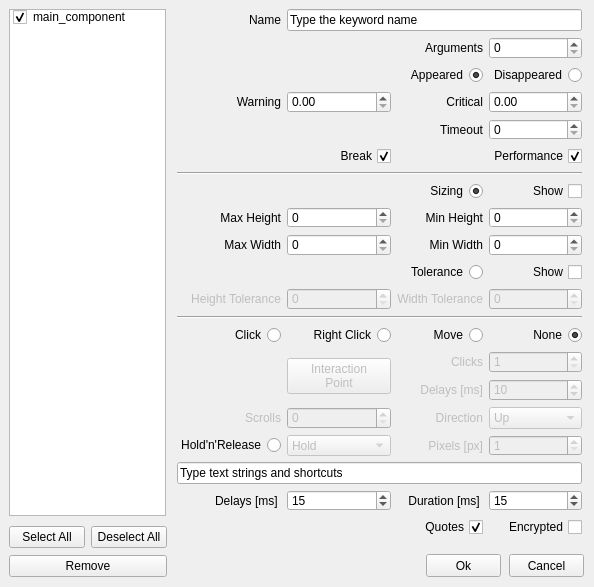
<?xml version="1.0" encoding="UTF-8"?>
<ui version="4.0">
 <class>Form</class>
 <widget class="QWidget" name="Form">
  <property name="geometry">
   <rect>
    <x>0</x>
    <y>0</y>
    <width>594</width>
    <height>587</height>
   </rect>
  </property>
  <property name="windowTitle">
   <string>Alyvix - Rect Finder</string>
  </property>
  <widget class="QPushButton" name="pushButtonCancel">
   <property name="geometry">
    <rect>
     <x>509</x>
     <y>554</y>
     <width>75</width>
     <height>23</height>
    </rect>
   </property>
   <property name="text">
    <string>Cancel</string>
   </property>
  </widget>
  <widget class="QPushButton" name="pushButtonOk">
   <property name="geometry">
    <rect>
     <x>426</x>
     <y>554</y>
     <width>75</width>
     <height>23</height>
    </rect>
   </property>
   <property name="text">
    <string>Ok</string>
   </property>
  </widget>
  <widget class="QListWidget" name="listWidgetBlocks">
   <property name="geometry">
    <rect>
     <x>507</x>
     <y>10000</y>
     <width>81</width>
     <height>321</height>
    </rect>
   </property>
  </widget>
  <widget class="QPushButton" name="pushButtonRemoveBlock">
   <property name="geometry">
    <rect>
     <x>403</x>
     <y>10000</y>
     <width>91</width>
     <height>23</height>
    </rect>
   </property>
   <property name="text">
    <string>Remove Block</string>
   </property>
  </widget>
  <widget class="QSpinBox" name="spinBoxLine">
   <property name="geometry">
    <rect>
     <x>193</x>
     <y>10000</y>
     <width>121</width>
     <height>22</height>
    </rect>
   </property>
   <property name="minimum">
    <number>1</number>
   </property>
   <property name="maximum">
    <number>99999</number>
   </property>
  </widget>
  <widget class="QPushButton" name="pushButtonAddBlock">
   <property name="geometry">
    <rect>
     <x>323</x>
     <y>10000</y>
     <width>71</width>
     <height>23</height>
    </rect>
   </property>
   <property name="text">
    <string>Add Block</string>
   </property>
  </widget>
  <widget class="QLabel" name="label_line">
   <property name="geometry">
    <rect>
     <x>123</x>
     <y>10000</y>
     <width>61</width>
     <height>21</height>
    </rect>
   </property>
   <property name="text">
    <string>Begin Line</string>
   </property>
   <property name="alignment">
    <set>Qt::AlignRight|Qt::AlignTrailing|Qt::AlignVCenter</set>
   </property>
  </widget>
  <widget class="QTextEdit" name="textEditCustomLines">
   <property name="geometry">
    <rect>
     <x>21</x>
     <y>10000</y>
     <width>476</width>
     <height>321</height>
    </rect>
   </property>
   <property name="tabStopWidth">
    <number>80</number>
   </property>
   <property name="acceptRichText">
    <bool>false</bool>
   </property>
  </widget>
  <widget class="QWidget" name="widget" native="true">
   <property name="geometry">
    <rect>
     <x>173</x>
     <y>9</y>
     <width>413</width>
     <height>536</height>
    </rect>
   </property>
   <widget class="QWidget" name="gridLayoutWidget">
    <property name="geometry">
     <rect>
      <x>4</x>
      <y>0</y>
      <width>405</width>
      <height>529</height>
     </rect>
    </property>
    <layout class="QGridLayout" name="gridLayout">
     <item row="19" column="2">
      <widget class="QLabel" name="labelClickDelay">
       <property name="enabled">
        <bool>false</bool>
       </property>
       <property name="text">
        <string>Delays [ms]</string>
       </property>
       <property name="alignment">
        <set>Qt::AlignRight|Qt::AlignTrailing|Qt::AlignVCenter</set>
       </property>
      </widget>
     </item>
     <item row="25" column="2">
      <widget class="QLabel" name="labelSendKeysDuration">
       <property name="text">
        <string>Duration [ms] </string>
       </property>
       <property name="alignment">
        <set>Qt::AlignRight|Qt::AlignTrailing|Qt::AlignVCenter</set>
       </property>
      </widget>
     </item>
     <item row="8" column="1">
      <widget class="QSpinBox" name="max_height_spinbox">
       <property name="maximum">
        <number>9999</number>
       </property>
      </widget>
     </item>
     <item row="9" column="1">
      <widget class="QSpinBox" name="max_width_spinbox">
       <property name="maximum">
        <number>9999</number>
       </property>
      </widget>
     </item>
     <item row="8" column="0">
      <widget class="QLabel" name="max_height_label">
       <property name="text">
        <string>Max Height</string>
       </property>
       <property name="alignment">
        <set>Qt::AlignRight|Qt::AlignTrailing|Qt::AlignVCenter</set>
       </property>
      </widget>
     </item>
     <item row="25" column="0">
      <widget class="QLabel" name="labelSendKeysDelay">
       <property name="text">
        <string>Delays [ms] </string>
       </property>
       <property name="alignment">
        <set>Qt::AlignRight|Qt::AlignTrailing|Qt::AlignVCenter</set>
       </property>
      </widget>
     </item>
     <item row="7" column="2">
      <widget class="QRadioButton" name="use_min_max">
       <property name="layoutDirection">
        <enum>Qt::RightToLeft</enum>
       </property>
       <property name="text">
        <string>Sizing</string>
       </property>
       <property name="checked">
        <bool>true</bool>
       </property>
       <attribute name="buttonGroup">
        <string notr="true">buttonGroup</string>
       </attribute>
      </widget>
     </item>
     <item row="10" column="3">
      <widget class="QCheckBox" name="show_tolerance">
       <property name="layoutDirection">
        <enum>Qt::RightToLeft</enum>
       </property>
       <property name="text">
        <string>Show</string>
       </property>
      </widget>
     </item>
     <item row="8" column="2">
      <widget class="QLabel" name="min_height_label">
       <property name="text">
        <string>Min Height</string>
       </property>
       <property name="alignment">
        <set>Qt::AlignRight|Qt::AlignTrailing|Qt::AlignVCenter</set>
       </property>
      </widget>
     </item>
     <item row="9" column="2">
      <widget class="QLabel" name="min_width_label">
       <property name="text">
        <string>Min Width</string>
       </property>
       <property name="alignment">
        <set>Qt::AlignRight|Qt::AlignTrailing|Qt::AlignVCenter</set>
       </property>
      </widget>
     </item>
     <item row="0" column="1" colspan="3">
      <widget class="QLineEdit" name="namelineedit">
       <property name="text">
        <string>Type the keyword name</string>
       </property>
      </widget>
     </item>
     <item row="21" column="2">
      <widget class="QLabel" name="labelPixels">
       <property name="enabled">
        <bool>false</bool>
       </property>
       <property name="text">
        <string>Pixels [px]</string>
       </property>
       <property name="alignment">
        <set>Qt::AlignRight|Qt::AlignTrailing|Qt::AlignVCenter</set>
       </property>
      </widget>
     </item>
     <item row="20" column="1">
      <widget class="QSpinBox" name="spinBoxScrolls">
       <property name="enabled">
        <bool>false</bool>
       </property>
      </widget>
     </item>
     <item row="20" column="0">
      <widget class="QLabel" name="scrollsLabel">
       <property name="enabled">
        <bool>false</bool>
       </property>
       <property name="text">
        <string>Scrolls</string>
       </property>
       <property name="alignment">
        <set>Qt::AlignRight|Qt::AlignTrailing|Qt::AlignVCenter</set>
       </property>
      </widget>
     </item>
     <item row="0" column="0">
      <widget class="QLabel" name="labelName">
       <property name="layoutDirection">
        <enum>Qt::LeftToRight</enum>
       </property>
       <property name="text">
        <string>Name</string>
       </property>
       <property name="alignment">
        <set>Qt::AlignRight|Qt::AlignTrailing|Qt::AlignVCenter</set>
       </property>
      </widget>
     </item>
     <item row="21" column="0">
      <widget class="QRadioButton" name="holdreleaseRadio">
       <property name="layoutDirection">
        <enum>Qt::RightToLeft</enum>
       </property>
       <property name="text">
        <string>Hold'n'Release</string>
       </property>
       <attribute name="buttonGroup">
        <string notr="true">buttonGroup_2</string>
       </attribute>
      </widget>
     </item>
     <item row="20" column="3">
      <widget class="QComboBox" name="comboBoxScrolls">
       <property name="enabled">
        <bool>false</bool>
       </property>
       <item>
        <property name="text">
         <string>Up</string>
        </property>
       </item>
       <item>
        <property name="text">
         <string>Down</string>
        </property>
       </item>
       <item>
        <property name="text">
         <string>Left</string>
        </property>
       </item>
       <item>
        <property name="text">
         <string>Right</string>
        </property>
       </item>
      </widget>
     </item>
     <item row="20" column="2">
      <widget class="QLabel" name="labelDirectionScroll">
       <property name="enabled">
        <bool>false</bool>
       </property>
       <property name="layoutDirection">
        <enum>Qt::LeftToRight</enum>
       </property>
       <property name="text">
        <string>Direction</string>
       </property>
       <property name="alignment">
        <set>Qt::AlignRight|Qt::AlignTrailing|Qt::AlignVCenter</set>
       </property>
      </widget>
     </item>
     <item row="11" column="1">
      <widget class="QSpinBox" name="height_tolerance_spinbox">
       <property name="enabled">
        <bool>false</bool>
       </property>
       <property name="maximum">
        <number>999</number>
       </property>
      </widget>
     </item>
     <item row="17" column="0">
      <widget class="QRadioButton" name="clickRadio">
       <property name="layoutDirection">
        <enum>Qt::RightToLeft</enum>
       </property>
       <property name="text">
        <string>Click</string>
       </property>
       <property name="checked">
        <bool>false</bool>
       </property>
       <attribute name="buttonGroup">
        <string notr="true">buttonGroup_2</string>
       </attribute>
      </widget>
     </item>
     <item row="24" column="0" colspan="4">
      <widget class="QLineEdit" name="inserttext">
       <property name="text">
        <string>Type text strings and shortcuts</string>
       </property>
      </widget>
     </item>
     <item row="8" column="3">
      <widget class="QSpinBox" name="min_height_spinbox">
       <property name="maximum">
        <number>9999</number>
       </property>
      </widget>
     </item>
     <item row="26" column="2">
      <widget class="QCheckBox" name="add_quotes">
       <property name="layoutDirection">
        <enum>Qt::RightToLeft</enum>
       </property>
       <property name="text">
        <string>Quotes</string>
       </property>
       <property name="checked">
        <bool>true</bool>
       </property>
      </widget>
     </item>
     <item row="11" column="3">
      <widget class="QSpinBox" name="width_tolerance_spinbox">
       <property name="enabled">
        <bool>false</bool>
       </property>
       <property name="maximum">
        <number>999</number>
       </property>
      </widget>
     </item>
     <item row="6" column="0" colspan="4">
      <widget class="Line" name="line_3">
       <property name="orientation">
        <enum>Qt::Horizontal</enum>
       </property>
      </widget>
     </item>
     <item row="17" column="3">
      <widget class="QRadioButton" name="dontclickRadio">
       <property name="layoutDirection">
        <enum>Qt::RightToLeft</enum>
       </property>
       <property name="text">
        <string>None</string>
       </property>
       <property name="checked">
        <bool>true</bool>
       </property>
       <attribute name="buttonGroup">
        <string notr="true">buttonGroup_2</string>
       </attribute>
      </widget>
     </item>
     <item row="17" column="1">
      <widget class="QRadioButton" name="rightclickRadio">
       <property name="layoutDirection">
        <enum>Qt::RightToLeft</enum>
       </property>
       <property name="text">
        <string>Right Click</string>
       </property>
       <attribute name="buttonGroup">
        <string notr="true">buttonGroup_2</string>
       </attribute>
      </widget>
     </item>
     <item row="7" column="3">
      <widget class="QCheckBox" name="show_min_max">
       <property name="layoutDirection">
        <enum>Qt::RightToLeft</enum>
       </property>
       <property name="text">
        <string>Show</string>
       </property>
      </widget>
     </item>
     <item row="21" column="3">
      <widget class="QSpinBox" name="holdreleaseSpinBox">
       <property name="enabled">
        <bool>false</bool>
       </property>
       <property name="minimum">
        <number>1</number>
       </property>
       <property name="maximum">
        <number>9999</number>
       </property>
      </widget>
     </item>
     <item row="25" column="3">
      <widget class="QSpinBox" name="spinBoxSendKeysDuration">
       <property name="maximum">
        <number>60000</number>
       </property>
       <property name="value">
        <number>15</number>
       </property>
      </widget>
     </item>
     <item row="18" column="1" rowspan="2">
      <widget class="QPushButton" name="pushButtonXYoffset">
       <property name="enabled">
        <bool>false</bool>
       </property>
       <property name="text">
        <string>Interaction
Point</string>
       </property>
      </widget>
     </item>
     <item row="17" column="2">
      <widget class="QRadioButton" name="movemouseRadio">
       <property name="layoutDirection">
        <enum>Qt::RightToLeft</enum>
       </property>
       <property name="text">
        <string>Move</string>
       </property>
       <property name="checked">
        <bool>false</bool>
       </property>
       <attribute name="buttonGroup">
        <string notr="true">buttonGroup_2</string>
       </attribute>
      </widget>
     </item>
     <item row="19" column="3">
      <widget class="QSpinBox" name="clickdelay_spinbox">
       <property name="enabled">
        <bool>false</bool>
       </property>
       <property name="minimum">
        <number>1</number>
       </property>
       <property name="maximum">
        <number>60000</number>
       </property>
       <property name="value">
        <number>10</number>
       </property>
      </widget>
     </item>
     <item row="16" column="0" colspan="4">
      <widget class="Line" name="line_10">
       <property name="orientation">
        <enum>Qt::Horizontal</enum>
       </property>
      </widget>
     </item>
     <item row="11" column="2">
      <widget class="QLabel" name="width_tolerance_label">
       <property name="enabled">
        <bool>false</bool>
       </property>
       <property name="text">
        <string>Width Tolerance</string>
       </property>
       <property name="alignment">
        <set>Qt::AlignRight|Qt::AlignTrailing|Qt::AlignVCenter</set>
       </property>
      </widget>
     </item>
     <item row="18" column="2">
      <widget class="QLabel" name="labelClickNumber">
       <property name="enabled">
        <bool>false</bool>
       </property>
       <property name="text">
        <string>Clicks</string>
       </property>
       <property name="alignment">
        <set>Qt::AlignRight|Qt::AlignTrailing|Qt::AlignVCenter</set>
       </property>
      </widget>
     </item>
     <item row="9" column="0">
      <widget class="QLabel" name="max_width_label">
       <property name="text">
        <string>Max Width</string>
       </property>
       <property name="alignment">
        <set>Qt::AlignRight|Qt::AlignTrailing|Qt::AlignVCenter</set>
       </property>
      </widget>
     </item>
     <item row="11" column="0">
      <widget class="QLabel" name="height_tolerance_label">
       <property name="enabled">
        <bool>false</bool>
       </property>
       <property name="text">
        <string>Height Tolerance</string>
       </property>
       <property name="alignment">
        <set>Qt::AlignRight|Qt::AlignTrailing|Qt::AlignVCenter</set>
       </property>
      </widget>
     </item>
     <item row="25" column="1">
      <widget class="QSpinBox" name="spinBoxSendKeysDelay">
       <property name="maximum">
        <number>60000</number>
       </property>
       <property name="value">
        <number>15</number>
       </property>
      </widget>
     </item>
     <item row="21" column="1">
      <widget class="QComboBox" name="holdreleaseComboBox">
       <property name="enabled">
        <bool>false</bool>
       </property>
       <item>
        <property name="text">
         <string>Hold</string>
        </property>
       </item>
       <item>
        <property name="text">
         <string>Release</string>
        </property>
       </item>
       <item>
        <property name="text">
         <string>Release Up</string>
        </property>
       </item>
       <item>
        <property name="text">
         <string>Release Down</string>
        </property>
       </item>
       <item>
        <property name="text">
         <string>Release Left</string>
        </property>
       </item>
       <item>
        <property name="text">
         <string>Release Right</string>
        </property>
       </item>
      </widget>
     </item>
     <item row="10" column="2">
      <widget class="QRadioButton" name="use_tolerance">
       <property name="layoutDirection">
        <enum>Qt::RightToLeft</enum>
       </property>
       <property name="text">
        <string>Tolerance</string>
       </property>
       <attribute name="buttonGroup">
        <string notr="true">buttonGroup</string>
       </attribute>
      </widget>
     </item>
     <item row="18" column="3">
      <widget class="QSpinBox" name="clicknumber_spinbox">
       <property name="enabled">
        <bool>false</bool>
       </property>
       <property name="minimum">
        <number>1</number>
       </property>
      </widget>
     </item>
     <item row="26" column="3">
      <widget class="QCheckBox" name="text_encrypted">
       <property name="layoutDirection">
        <enum>Qt::RightToLeft</enum>
       </property>
       <property name="text">
        <string>Encrypted</string>
       </property>
       <property name="checked">
        <bool>false</bool>
       </property>
      </widget>
     </item>
     <item row="9" column="3">
      <widget class="QSpinBox" name="min_width_spinbox">
       <property name="maximum">
        <number>9999</number>
       </property>
      </widget>
     </item>
     <item row="2" column="3">
      <widget class="QRadioButton" name="wait_disapp_radio">
       <property name="layoutDirection">
        <enum>Qt::RightToLeft</enum>
       </property>
       <property name="text">
        <string>Disappeared</string>
       </property>
       <property name="checked">
        <bool>false</bool>
       </property>
       <attribute name="buttonGroup">
        <string notr="true">buttonGroup_3</string>
       </attribute>
      </widget>
     </item>
     <item row="2" column="2">
      <widget class="QRadioButton" name="wait_radio">
       <property name="layoutDirection">
        <enum>Qt::RightToLeft</enum>
       </property>
       <property name="text">
        <string>Appeared</string>
       </property>
       <property name="checked">
        <bool>true</bool>
       </property>
       <attribute name="buttonGroup">
        <string notr="true">buttonGroup_3</string>
       </attribute>
      </widget>
     </item>
     <item row="3" column="0">
      <widget class="QLabel" name="labelWarning">
       <property name="text">
        <string>Warning</string>
       </property>
       <property name="alignment">
        <set>Qt::AlignRight|Qt::AlignTrailing|Qt::AlignVCenter</set>
       </property>
      </widget>
     </item>
     <item row="5" column="2" colspan="2">
      <widget class="QCheckBox" name="checkBoxEnablePerformance">
       <property name="layoutDirection">
        <enum>Qt::RightToLeft</enum>
       </property>
       <property name="text">
        <string>Performance</string>
       </property>
       <property name="checked">
        <bool>true</bool>
       </property>
      </widget>
     </item>
     <item row="3" column="2">
      <widget class="QLabel" name="labelCritical">
       <property name="text">
        <string>Critical</string>
       </property>
       <property name="alignment">
        <set>Qt::AlignRight|Qt::AlignTrailing|Qt::AlignVCenter</set>
       </property>
      </widget>
     </item>
     <item row="4" column="3">
      <widget class="QSpinBox" name="timeout_spinbox">
       <property name="maximum">
        <number>999999</number>
       </property>
      </widget>
     </item>
     <item row="4" column="2">
      <widget class="QLabel" name="timeout_label">
       <property name="text">
        <string>Timeout</string>
       </property>
       <property name="alignment">
        <set>Qt::AlignRight|Qt::AlignTrailing|Qt::AlignVCenter</set>
       </property>
      </widget>
     </item>
     <item row="3" column="3">
      <widget class="QDoubleSpinBox" name="doubleSpinBoxCritical">
       <property name="maximum">
        <double>9999.989999999999782</double>
       </property>
       <property name="singleStep">
        <double>1.000000000000000</double>
       </property>
      </widget>
     </item>
     <item row="5" column="0" colspan="2">
      <widget class="QCheckBox" name="timeout_exception">
       <property name="layoutDirection">
        <enum>Qt::RightToLeft</enum>
       </property>
       <property name="text">
        <string>Break</string>
       </property>
       <property name="checked">
        <bool>true</bool>
       </property>
      </widget>
     </item>
     <item row="3" column="1">
      <widget class="QDoubleSpinBox" name="doubleSpinBoxWarning">
       <property name="maximum">
        <double>9999.989999999999782</double>
       </property>
       <property name="singleStep">
        <double>1.000000000000000</double>
       </property>
      </widget>
     </item>
     <item row="1" column="3">
      <widget class="QSpinBox" name="spinBoxArgs"/>
     </item>
     <item row="1" column="2">
      <widget class="QLabel" name="labelArgs">
       <property name="text">
        <string>Arguments</string>
       </property>
       <property name="alignment">
        <set>Qt::AlignRight|Qt::AlignTrailing|Qt::AlignVCenter</set>
       </property>
      </widget>
     </item>
    </layout>
   </widget>
  </widget>
  <widget class="QListWidget" name="listWidget">
   <property name="geometry">
    <rect>
     <x>9</x>
     <y>9</y>
     <width>157</width>
     <height>507</height>
    </rect>
   </property>
   <property name="selectionMode">
    <enum>QAbstractItemView::SingleSelection</enum>
   </property>
   <item>
    <property name="text">
     <string>main_component</string>
    </property>
    <property name="checkState">
     <enum>Checked</enum>
    </property>
   </item>
  </widget>
  <widget class="QWidget" name="widget_2" native="true">
   <property name="geometry">
    <rect>
     <x>173</x>
     <y>9000</y>
     <width>414</width>
     <height>381</height>
    </rect>
   </property>
   <widget class="QWidget" name="gridLayoutWidget_2">
    <property name="geometry">
     <rect>
      <x>4</x>
      <y>0</y>
      <width>408</width>
      <height>368</height>
     </rect>
    </property>
    <layout class="QGridLayout" name="gridLayout_2">
     <item row="1" column="0">
      <widget class="QLabel" name="max_height_label_2">
       <property name="text">
        <string>Max Height</string>
       </property>
       <property name="alignment">
        <set>Qt::AlignRight|Qt::AlignTrailing|Qt::AlignVCenter</set>
       </property>
      </widget>
     </item>
     <item row="6" column="2">
      <widget class="QRadioButton" name="movemouseRadio_2">
       <property name="layoutDirection">
        <enum>Qt::RightToLeft</enum>
       </property>
       <property name="text">
        <string>Move</string>
       </property>
       <property name="checked">
        <bool>false</bool>
       </property>
       <attribute name="buttonGroup">
        <string notr="true">buttonGroup_5</string>
       </attribute>
      </widget>
     </item>
     <item row="14" column="2">
      <widget class="QCheckBox" name="add_quotes_2">
       <property name="layoutDirection">
        <enum>Qt::RightToLeft</enum>
       </property>
       <property name="text">
        <string>Quotes</string>
       </property>
       <property name="checked">
        <bool>true</bool>
       </property>
      </widget>
     </item>
     <item row="2" column="2">
      <widget class="QLabel" name="min_width_label_2">
       <property name="text">
        <string>Min Width</string>
       </property>
       <property name="alignment">
        <set>Qt::AlignRight|Qt::AlignTrailing|Qt::AlignVCenter</set>
       </property>
      </widget>
     </item>
     <item row="1" column="1">
      <widget class="QSpinBox" name="max_height_spinbox_2">
       <property name="maximum">
        <number>9999</number>
       </property>
      </widget>
     </item>
     <item row="6" column="3">
      <widget class="QRadioButton" name="dontclickRadio_2">
       <property name="layoutDirection">
        <enum>Qt::RightToLeft</enum>
       </property>
       <property name="text">
        <string>None</string>
       </property>
       <property name="checked">
        <bool>true</bool>
       </property>
       <attribute name="buttonGroup">
        <string notr="true">buttonGroup_5</string>
       </attribute>
      </widget>
     </item>
     <item row="1" column="2">
      <widget class="QLabel" name="min_height_label_2">
       <property name="text">
        <string>Min Height</string>
       </property>
       <property name="alignment">
        <set>Qt::AlignRight|Qt::AlignTrailing|Qt::AlignVCenter</set>
       </property>
      </widget>
     </item>
     <item row="2" column="0">
      <widget class="QLabel" name="max_width_label_2">
       <property name="text">
        <string>Max Width</string>
       </property>
       <property name="alignment">
        <set>Qt::AlignRight|Qt::AlignTrailing|Qt::AlignVCenter</set>
       </property>
      </widget>
     </item>
     <item row="4" column="3">
      <widget class="QSpinBox" name="width_tolerance_spinbox_2">
       <property name="enabled">
        <bool>false</bool>
       </property>
       <property name="maximum">
        <number>999</number>
       </property>
      </widget>
     </item>
     <item row="8" column="3">
      <widget class="QSpinBox" name="clickdelay_spinbox_2">
       <property name="enabled">
        <bool>false</bool>
       </property>
       <property name="minimum">
        <number>1</number>
       </property>
       <property name="maximum">
        <number>60000</number>
       </property>
       <property name="value">
        <number>10</number>
       </property>
      </widget>
     </item>
     <item row="6" column="0">
      <widget class="QRadioButton" name="clickRadio_2">
       <property name="layoutDirection">
        <enum>Qt::RightToLeft</enum>
       </property>
       <property name="text">
        <string>Click</string>
       </property>
       <property name="checked">
        <bool>false</bool>
       </property>
       <attribute name="buttonGroup">
        <string notr="true">buttonGroup_5</string>
       </attribute>
      </widget>
     </item>
     <item row="2" column="3">
      <widget class="QSpinBox" name="min_width_spinbox_2">
       <property name="maximum">
        <number>9999</number>
       </property>
      </widget>
     </item>
     <item row="7" column="1" rowspan="2">
      <widget class="QPushButton" name="pushButtonXYoffset_2">
       <property name="enabled">
        <bool>false</bool>
       </property>
       <property name="text">
        <string>Interaction
Point</string>
       </property>
      </widget>
     </item>
     <item row="3" column="3">
      <widget class="QCheckBox" name="show_tolerance_2">
       <property name="layoutDirection">
        <enum>Qt::RightToLeft</enum>
       </property>
       <property name="text">
        <string>Show</string>
       </property>
      </widget>
     </item>
     <item row="6" column="1">
      <widget class="QRadioButton" name="rightclickRadio_2">
       <property name="layoutDirection">
        <enum>Qt::RightToLeft</enum>
       </property>
       <property name="text">
        <string>Right Click</string>
       </property>
       <attribute name="buttonGroup">
        <string notr="true">buttonGroup_5</string>
       </attribute>
      </widget>
     </item>
     <item row="0" column="3">
      <widget class="QCheckBox" name="show_min_max_2">
       <property name="layoutDirection">
        <enum>Qt::RightToLeft</enum>
       </property>
       <property name="text">
        <string>Show</string>
       </property>
      </widget>
     </item>
     <item row="7" column="2">
      <widget class="QLabel" name="labelClickNumber_2">
       <property name="enabled">
        <bool>false</bool>
       </property>
       <property name="text">
        <string>Clicks</string>
       </property>
       <property name="alignment">
        <set>Qt::AlignRight|Qt::AlignTrailing|Qt::AlignVCenter</set>
       </property>
      </widget>
     </item>
     <item row="4" column="0">
      <widget class="QLabel" name="height_tolerance_label_2">
       <property name="enabled">
        <bool>false</bool>
       </property>
       <property name="text">
        <string>Height Tolerance</string>
       </property>
       <property name="alignment">
        <set>Qt::AlignRight|Qt::AlignTrailing|Qt::AlignVCenter</set>
       </property>
      </widget>
     </item>
     <item row="3" column="2">
      <widget class="QRadioButton" name="use_tolerance_2">
       <property name="layoutDirection">
        <enum>Qt::RightToLeft</enum>
       </property>
       <property name="text">
        <string>Tolerance</string>
       </property>
       <attribute name="buttonGroup">
        <string notr="true">buttonGroup_4</string>
       </attribute>
      </widget>
     </item>
     <item row="10" column="3">
      <widget class="QSpinBox" name="holdreleaseSpinBox_2">
       <property name="enabled">
        <bool>false</bool>
       </property>
       <property name="minimum">
        <number>1</number>
       </property>
       <property name="maximum">
        <number>9999</number>
       </property>
      </widget>
     </item>
     <item row="8" column="2">
      <widget class="QLabel" name="labelClickDelay_2">
       <property name="enabled">
        <bool>false</bool>
       </property>
       <property name="text">
        <string>Delays [ms]</string>
       </property>
       <property name="alignment">
        <set>Qt::AlignRight|Qt::AlignTrailing|Qt::AlignVCenter</set>
       </property>
      </widget>
     </item>
     <item row="0" column="2">
      <widget class="QRadioButton" name="use_min_max_2">
       <property name="layoutDirection">
        <enum>Qt::RightToLeft</enum>
       </property>
       <property name="text">
        <string>Sizing</string>
       </property>
       <property name="checked">
        <bool>true</bool>
       </property>
       <attribute name="buttonGroup">
        <string notr="true">buttonGroup_4</string>
       </attribute>
      </widget>
     </item>
     <item row="1" column="3">
      <widget class="QSpinBox" name="min_height_spinbox_2">
       <property name="maximum">
        <number>9999</number>
       </property>
      </widget>
     </item>
     <item row="13" column="1">
      <widget class="QSpinBox" name="spinBoxSendKeysDelay_2">
       <property name="maximum">
        <number>60000</number>
       </property>
       <property name="value">
        <number>15</number>
       </property>
      </widget>
     </item>
     <item row="13" column="3">
      <widget class="QSpinBox" name="spinBoxSendKeysDuration_2">
       <property name="maximum">
        <number>60000</number>
       </property>
       <property name="value">
        <number>15</number>
       </property>
      </widget>
     </item>
     <item row="5" column="0" colspan="4">
      <widget class="Line" name="line_6">
       <property name="orientation">
        <enum>Qt::Horizontal</enum>
       </property>
      </widget>
     </item>
     <item row="12" column="0" colspan="4">
      <widget class="QLineEdit" name="inserttext_2">
       <property name="text">
        <string>Type text strings and shortcuts</string>
       </property>
      </widget>
     </item>
     <item row="10" column="1">
      <widget class="QComboBox" name="holdreleaseComboBox_2">
       <property name="enabled">
        <bool>false</bool>
       </property>
       <item>
        <property name="text">
         <string>Hold</string>
        </property>
       </item>
       <item>
        <property name="text">
         <string>Release</string>
        </property>
       </item>
       <item>
        <property name="text">
         <string>Release Up</string>
        </property>
       </item>
       <item>
        <property name="text">
         <string>Release Down</string>
        </property>
       </item>
       <item>
        <property name="text">
         <string>Release Left</string>
        </property>
       </item>
       <item>
        <property name="text">
         <string>Release Right</string>
        </property>
       </item>
      </widget>
     </item>
     <item row="14" column="3">
      <widget class="QCheckBox" name="text_encrypted_2">
       <property name="layoutDirection">
        <enum>Qt::RightToLeft</enum>
       </property>
       <property name="text">
        <string>Encrypted</string>
       </property>
       <property name="checked">
        <bool>false</bool>
       </property>
      </widget>
     </item>
     <item row="10" column="2">
      <widget class="QLabel" name="labelPixels_2">
       <property name="enabled">
        <bool>false</bool>
       </property>
       <property name="text">
        <string>Pixels [px]</string>
       </property>
       <property name="alignment">
        <set>Qt::AlignRight|Qt::AlignTrailing|Qt::AlignVCenter</set>
       </property>
      </widget>
     </item>
     <item row="10" column="0">
      <widget class="QRadioButton" name="holdreleaseRadio_2">
       <property name="layoutDirection">
        <enum>Qt::RightToLeft</enum>
       </property>
       <property name="text">
        <string>Hold'n'Release</string>
       </property>
       <attribute name="buttonGroup">
        <string notr="true">buttonGroup_5</string>
       </attribute>
      </widget>
     </item>
     <item row="4" column="2">
      <widget class="QLabel" name="width_tolerance_label_2">
       <property name="enabled">
        <bool>false</bool>
       </property>
       <property name="text">
        <string>Width Tolerance</string>
       </property>
       <property name="alignment">
        <set>Qt::AlignRight|Qt::AlignTrailing|Qt::AlignVCenter</set>
       </property>
      </widget>
     </item>
     <item row="13" column="2">
      <widget class="QLabel" name="labelSendKeysDuration_2">
       <property name="layoutDirection">
        <enum>Qt::LeftToRight</enum>
       </property>
       <property name="text">
        <string>Duration [ms] </string>
       </property>
       <property name="alignment">
        <set>Qt::AlignRight|Qt::AlignTrailing|Qt::AlignVCenter</set>
       </property>
      </widget>
     </item>
     <item row="4" column="1">
      <widget class="QSpinBox" name="height_tolerance_spinbox_2">
       <property name="enabled">
        <bool>false</bool>
       </property>
       <property name="maximum">
        <number>999</number>
       </property>
      </widget>
     </item>
     <item row="13" column="0">
      <widget class="QLabel" name="labelSendKeysDelay_2">
       <property name="layoutDirection">
        <enum>Qt::LeftToRight</enum>
       </property>
       <property name="text">
        <string>Delays [ms] </string>
       </property>
       <property name="alignment">
        <set>Qt::AlignRight|Qt::AlignTrailing|Qt::AlignVCenter</set>
       </property>
      </widget>
     </item>
     <item row="7" column="3">
      <widget class="QSpinBox" name="clicknumber_spinbox_2">
       <property name="enabled">
        <bool>false</bool>
       </property>
       <property name="minimum">
        <number>1</number>
       </property>
      </widget>
     </item>
     <item row="2" column="1">
      <widget class="QSpinBox" name="max_width_spinbox_2">
       <property name="maximum">
        <number>9999</number>
       </property>
      </widget>
     </item>
     <item row="9" column="0">
      <widget class="QLabel" name="scrollsLabel_2">
       <property name="enabled">
        <bool>false</bool>
       </property>
       <property name="text">
        <string>Scrolls</string>
       </property>
       <property name="alignment">
        <set>Qt::AlignRight|Qt::AlignTrailing|Qt::AlignVCenter</set>
       </property>
      </widget>
     </item>
     <item row="9" column="1">
      <widget class="QSpinBox" name="spinBoxScrolls_2">
       <property name="enabled">
        <bool>false</bool>
       </property>
      </widget>
     </item>
     <item row="9" column="3">
      <widget class="QComboBox" name="comboBoxScrolls_2">
       <property name="enabled">
        <bool>false</bool>
       </property>
       <item>
        <property name="text">
         <string>Up</string>
        </property>
       </item>
       <item>
        <property name="text">
         <string>Down</string>
        </property>
       </item>
       <item>
        <property name="text">
         <string>Left</string>
        </property>
       </item>
       <item>
        <property name="text">
         <string>Right</string>
        </property>
       </item>
      </widget>
     </item>
     <item row="9" column="2">
      <widget class="QLabel" name="labelDirectionScroll_2">
       <property name="enabled">
        <bool>false</bool>
       </property>
       <property name="layoutDirection">
        <enum>Qt::LeftToRight</enum>
       </property>
       <property name="text">
        <string>Direction</string>
       </property>
       <property name="alignment">
        <set>Qt::AlignRight|Qt::AlignTrailing|Qt::AlignVCenter</set>
       </property>
      </widget>
     </item>
    </layout>
   </widget>
  </widget>
  <widget class="QLabel" name="roi_x_label">
   <property name="geometry">
    <rect>
     <x>103</x>
     <y>10000</y>
     <width>94</width>
     <height>20</height>
    </rect>
   </property>
   <property name="text">
    <string>Roi X</string>
   </property>
   <property name="alignment">
    <set>Qt::AlignRight|Qt::AlignTrailing|Qt::AlignVCenter</set>
   </property>
  </widget>
  <widget class="QLabel" name="roi_y_label">
   <property name="geometry">
    <rect>
     <x>303</x>
     <y>10000</y>
     <width>94</width>
     <height>20</height>
    </rect>
   </property>
   <property name="text">
    <string>Roi Y</string>
   </property>
   <property name="alignment">
    <set>Qt::AlignRight|Qt::AlignTrailing|Qt::AlignVCenter</set>
   </property>
  </widget>
  <widget class="QSpinBox" name="roi_y_spinbox">
   <property name="geometry">
    <rect>
     <x>403</x>
     <y>10000</y>
     <width>106</width>
     <height>20</height>
    </rect>
   </property>
   <property name="minimum">
    <number>-9999</number>
   </property>
   <property name="maximum">
    <number>9999</number>
   </property>
  </widget>
  <widget class="Line" name="line_9">
   <property name="geometry">
    <rect>
     <x>103</x>
     <y>10000</y>
     <width>406</width>
     <height>3</height>
    </rect>
   </property>
   <property name="orientation">
    <enum>Qt::Horizontal</enum>
   </property>
  </widget>
  <widget class="QSpinBox" name="roi_width_spinbox">
   <property name="geometry">
    <rect>
     <x>203</x>
     <y>10000</y>
     <width>94</width>
     <height>20</height>
    </rect>
   </property>
   <property name="maximum">
    <number>9999</number>
   </property>
  </widget>
  <widget class="QLabel" name="roi_height_label">
   <property name="geometry">
    <rect>
     <x>303</x>
     <y>10000</y>
     <width>94</width>
     <height>20</height>
    </rect>
   </property>
   <property name="text">
    <string>Roi Height</string>
   </property>
   <property name="alignment">
    <set>Qt::AlignRight|Qt::AlignTrailing|Qt::AlignVCenter</set>
   </property>
  </widget>
  <widget class="QSpinBox" name="roi_height_spinbox">
   <property name="geometry">
    <rect>
     <x>403</x>
     <y>10000</y>
     <width>106</width>
     <height>20</height>
    </rect>
   </property>
   <property name="maximum">
    <number>9999</number>
   </property>
  </widget>
  <widget class="QLabel" name="roi_width_label">
   <property name="geometry">
    <rect>
     <x>103</x>
     <y>10000</y>
     <width>94</width>
     <height>20</height>
    </rect>
   </property>
   <property name="text">
    <string>Roi Width</string>
   </property>
   <property name="alignment">
    <set>Qt::AlignRight|Qt::AlignTrailing|Qt::AlignVCenter</set>
   </property>
  </widget>
  <widget class="QSpinBox" name="roi_x_spinbox">
   <property name="geometry">
    <rect>
     <x>203</x>
     <y>10000</y>
     <width>94</width>
     <height>20</height>
    </rect>
   </property>
   <property name="minimum">
    <number>-9999</number>
   </property>
   <property name="maximum">
    <number>9999</number>
   </property>
  </widget>
  <widget class="QRadioButton" name="find_radio">
   <property name="geometry">
    <rect>
     <x>91</x>
     <y>8000</y>
     <width>96</width>
     <height>17</height>
    </rect>
   </property>
   <property name="layoutDirection">
    <enum>Qt::RightToLeft</enum>
   </property>
   <property name="text">
    <string>Find</string>
   </property>
   <attribute name="buttonGroup">
    <string notr="true">buttonGroup_3</string>
   </attribute>
  </widget>
  <widget class="QWidget" name="gridLayoutWidget_3">
   <property name="geometry">
    <rect>
     <x>9</x>
     <y>525</y>
     <width>158</width>
     <height>54</height>
    </rect>
   </property>
   <layout class="QGridLayout" name="gridLayout_3">
    <item row="0" column="0">
     <widget class="QPushButton" name="pushButtonSelAll">
      <property name="text">
       <string>Select All</string>
      </property>
     </widget>
    </item>
    <item row="0" column="1">
     <widget class="QPushButton" name="pushButtonDesAll">
      <property name="text">
       <string>Deselect All</string>
      </property>
     </widget>
    </item>
    <item row="1" column="0" colspan="2">
     <widget class="QPushButton" name="pushButtonDelete">
      <property name="text">
       <string>Remove</string>
      </property>
     </widget>
    </item>
   </layout>
  </widget>
 </widget>
 <resources/>
 <connections/>
 <buttongroups>
  <buttongroup name="buttonGroup_2"/>
  <buttongroup name="buttonGroup_3"/>
  <buttongroup name="buttonGroup_4"/>
  <buttongroup name="buttonGroup_5"/>
  <buttongroup name="buttonGroup"/>
 </buttongroups>
</ui>
